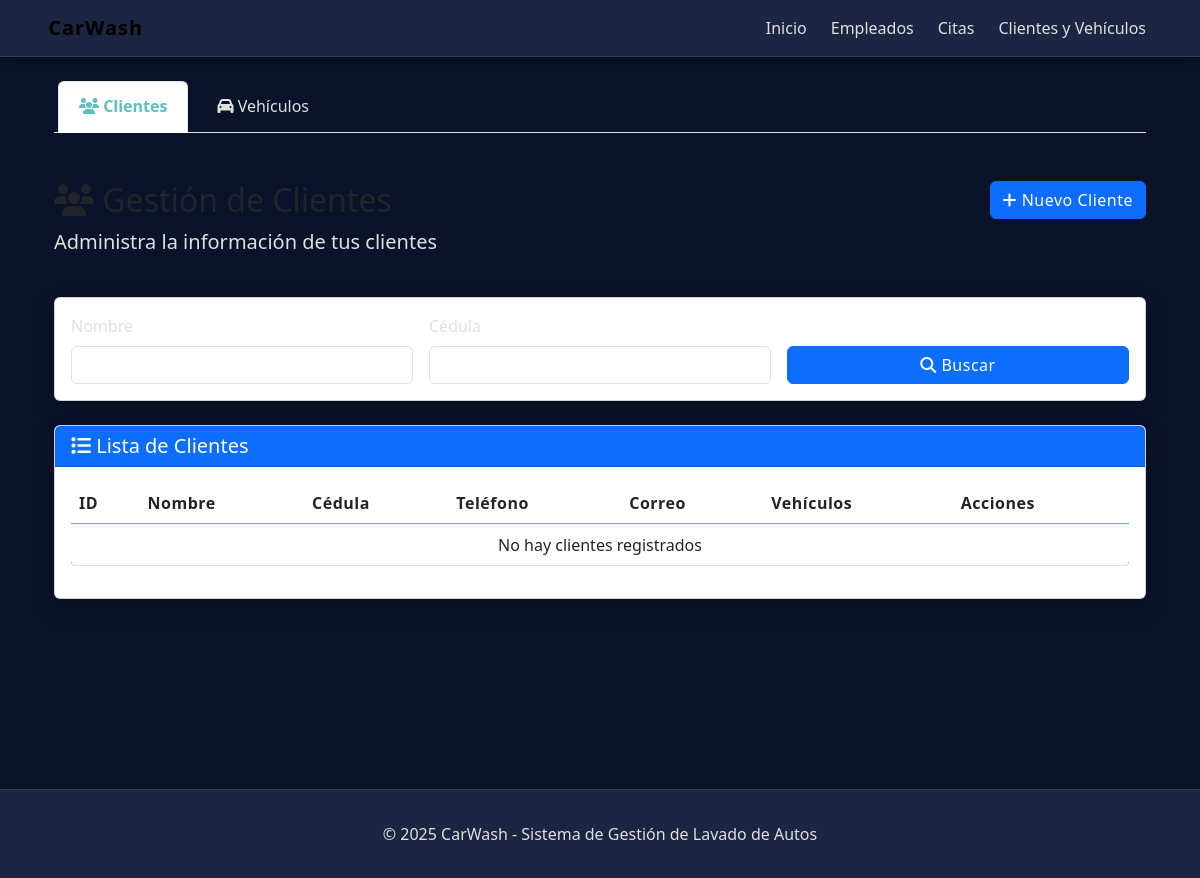
/bodega/, run on an earlier commit of the app's database.
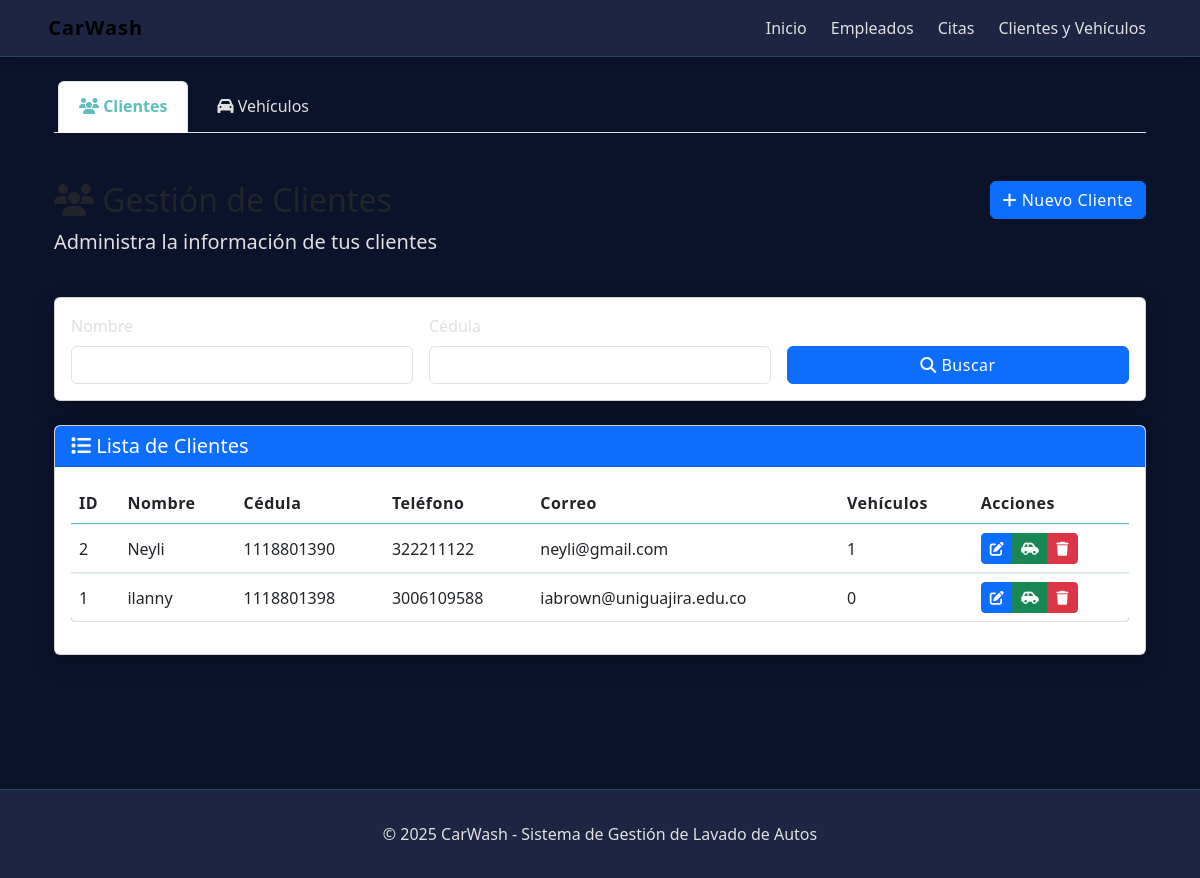
And on a later commit of the database.
### DbWash/models.py (models this page shows, shortened)
class Cliente(models.Model):
    nombre = models.CharField(max_length=100, null=False)
    cedula = models.CharField(max_length=15, null=False)
    direccion = models.CharField(max_length=200, null=False)
    telefono = models.CharField(max_length=15, null=False)
    correo = models.EmailField(max_length=100, null=False)

### CarWash/views.py (the view)
# urls.py: path('bodega/', views.bodega, name='bodega'),
def bodega(request):
    nombre_cliente = request.GET.get('nombre_cliente', '')
    cedula = request.GET.get('cedula', '')
    placa = request.GET.get('placa', '')
    marca = request.GET.get('marca', '')
    cliente_nombre = request.GET.get('cliente_nombre', '')
    tab = request.GET.get('tab', 'clientes')
    clientes_list = Cliente.objects.all().order_by('nombre')
    if nombre_cliente:
        clientes_list = clientes_list.filter(nombre__icontains=nombre_cliente)
    if cedula:
        clientes_list = clientes_list.filter(cedula__icontains=cedula)
    vehiculos_list = Vehiculo.objects.all().order_by('marca', 'modelo')
    if placa:
        vehiculos_list = vehiculos_list.filter(placa__icontains=placa)
    if marca:
        vehiculos_list = vehiculos_list.filter(marca__icontains=marca)
    if cliente_nombre:
        vehiculos_list = vehiculos_list.filter(cliente__nombre__icontains=cliente_nombre)
    paginator_clientes = Paginator(clientes_list, 10)
    page_clientes = request.GET.get('page')
    clientes = paginator_clientes.get_page(page_clientes)
    paginator_vehiculos = Paginator(vehiculos_list, 10)
    page_vehiculos = request.GET.get('page')
    vehiculos = paginator_vehiculos.get_page(page_vehiculos)
    context = {
        'clientes': clientes,
        'vehiculos': vehiculos,
        'tab': tab
    }
    return render(request, 'bodega.html', context)

### DbWash/models.py (called while the page is built)
    def __str__(self):
        return f"{self.marca} {self.modelo} ({self.placa})"

### templates/bodega.html (shortened to what this page needs)
{% extends "./layouts/base.html" %}
{% block content %}
    <div class="container">
        <ul class="nav nav-tabs mb-4" id="myTab" role="tablist">
            <li class="nav-item" role="presentation">
                <button class="nav-link active" id="clientes-tab" data-bs-toggle="tab" data-bs-target="#clientes" type="button" role="tab" aria-controls="clientes" aria-selected="true">
                    <i class="fas fa-users"></i> Clientes
                </button>
            </li>
            <li class="nav-item" role="presentation">
                <button class="nav-link" id="vehiculos-tab" data-bs-toggle="tab" data-bs-target="#vehiculos" type="button" role="tab" aria-controls="vehiculos" aria-selected="false">
                    <i class="fas fa-car"></i> Vehículos
                </button>
            </li>
        </ul>
        <div class="tab-content" id="myTabContent">
            <div class="tab-pane fade show active" id="clientes" role="tabpanel" aria-labelledby="clientes-tab">
                <div class="row mb-4">
                    <div class="col-md-8">
                        <h2><i class="fas fa-users"></i> Gestión de Clientes</h2>
                        <p class="lead">Administra la información de tus clientes</p>
                    </div>
                    <div class="col-md-4 text-end">
                        <button type="button" class="btn btn-primary" data-bs-toggle="modal" data-bs-target="#nuevoClienteModal">
                            <i class="fas fa-plus"></i> Nuevo Cliente
                        </button>
                    </div>
                </div>
                <div class="card mb-4">
                    <div class="card-body">
                        <form method="get" class="row g-3">
                            <div class="col-md-4">
                                <label for="nombre_cliente" class="form-label">Nombre</label>
                                <input type="text" class="form-control" id="nombre_cliente" name="nombre_cliente" value="{{ request.GET.nombre_cliente }}">
                            </div>
                            <div class="col-md-4">
                                <label for="cedula" class="form-label">Cédula</label>
                                <input type="text" class="form-control" id="cedula" name="cedula" value="{{ request.GET.cedula }}">
                            </div>
                            <div class="col-md-4 d-flex align-items-end">
                                <button type="submit" class="btn btn-primary w-100">
                                    <i class="fas fa-search"></i> Buscar
                                </button>
                            </div>
                        </form>
                    </div>
                </div>
                <div class="card">
                    <div class="card-header bg-primary text-white">
                        <h5 class="mb-0"><i class="fas fa-list"></i> Lista de Clientes</h5>
                    </div>
                    <div class="card-body">
                        <div class="table-responsive">
                            <table class="table table-hover">
                                <thead>
                                    <tr>
                                        <th>ID</th>
                                        <th>Nombre</th>
                                        <th>Cédula</th>
                                        <th>Teléfono</th>
                                        <th>Correo</th>
                                        <th>Vehículos</th>
                                        <th>Acciones</th>
                                    </tr>
                                </thead>
                                <tbody>
                                    {% if clientes %}
                                        {% for cliente in clientes %}
                                            <tr>
                                                <td>{{ cliente.id }}</td>
                                                <td>{{ cliente.nombre }}</td>
                                                <td>{{ cliente.cedula }}</td>
                                                <td>{{ cliente.telefono }}</td>
                                                <td>{{ cliente.correo }}</td>
                                                <td>{{ cliente.vehiculo_set.count }}</td>
                                                <td>
                                                    <div class="btn-group btn-group-sm">
                                                        <button class="btn btn-primary" data-bs-toggle="modal" data-bs-target="#editarClienteModal{{ cliente.id }}">
                                                            <i class="fas fa-edit"></i>
                                                        </button>
                                                        <button class="btn btn-success" data-bs-toggle="modal" data-bs-target="#agregarVehiculoModal{{ cliente.id }}">
                                                            <i class="fas fa-car-side"></i>
                                                        </button>
                                                        <button class="btn btn-danger" data-bs-toggle="modal" data-bs-target="#eliminarClienteModal{{ cliente.id }}">
                                                            <i class="fas fa-trash"></i>
                                                        </button>
                                                    </div>
                                                </td>
                                            </tr>
                                        {% endfor %}
                                    {% else %}
                                        <tr>
                                            <td colspan="7" class="text-center">No hay clientes registrados</td>
                                        </tr>
                                    {% endif %}
                                </tbody>
                            </table>
                        </div>
                    </div>
                </div>
            </div>
        </div>
    </div>
{% endblock %}

### templates/layouts/base.html (shortened to what this page needs)
<!DOCTYPE html>
<html lang="es">
<head>
    {% load static %}
    <link rel="stylesheet" href="{% static 'css/style.css' %}">
    <link href="https://cdn.jsdelivr.net/npm/bootstrap@5.3.0/dist/css/bootstrap.min.css" rel="stylesheet">
    <link rel="stylesheet" href="https://cdnjs.cloudflare.com/ajax/libs/font-awesome/6.4.0/css/all.min.css">
</head>
<body>
    <header>
        <nav class="navbar navbar-expand-lg">
            <div class="container">
                <a class="navbar-brand" href="{% url 'index' %}">
                     CarWash
                </a>
                <div class="collapse navbar-collapse" id="navbarNav">
                    <ul class="navbar-nav ms-auto">
                        <li class="nav-item">
                            <a class="nav-link" href="{% url 'index' %}">Inicio</a>
                        </li>
                        <li class="nav-item">
                            <a class="nav-link" href="{% url 'empleados' %}">Empleados</a>
                        </li>
                        <li class="nav-item">
                            <a class="nav-link" href="{% url 'citas' %}">Citas</a>
                        </li>
                        <li class="nav-item">
                            <a class="nav-link" href="{% url 'bodega' %}">Clientes y Vehículos</a>
                        </li>
                    </ul>
                </div>
            </div>
        </nav>
    </header>
    <main class="container mt-4">
        {% block content %}
        {% endblock %}
    </main>
    <footer>
        <div class="container">
            <p>&copy; 2025 CarWash - Sistema de Gestión de Lavado de Autos</p>
        </div>
    </footer>
</body>
</html>

### static/css/style.css (style rules this page uses)
:root { --primary-color: #3a506b; --secondary-color: #1c2541; --accent-color: #5bc0be; --highlight-color: #e3b505; --dark-color: #0b132b; --success-color: #2d936c; --danger-color: #e63946; --warning-color: #ffb703; --info-color: #4cc9f0; --bg-dark: #0b132b; --bg-card: #1c2541; --bg-element: #243055; --text-primary: #ffffff; --text-secondary: #e0e0e0; --text-muted: #a0b0c5; --border-color: rgba(91, 192, 190, 0.2); --shadow-color: rgba(0, 0, 0, 0.25); --glass-bg: rgba(91, 192, 190, 0.05); }
* { margin: 0; padding: 0; box-sizing: border-box; }
body { font-family: 'Poppins', 'Segoe UI', sans-serif; background: linear-gradient(135deg, var(--bg-dark) 0%, var(--dark-color) 100%); color: var(--text-primary); min-height: 100vh; display: flex; flex-direction: column; line-height: 1.6; }
main { flex: 1; padding: 2rem 0; min-height: calc(100vh - 140px); background: transparent; }
.container { width: 100%; padding: 0 2rem; margin: 0 auto; max-width: 1200px; }
.card { background: var(--bg-card); border-radius: 10px; box-shadow: 0 8px 20px var(--shadow-color); backdrop-filter: blur(8px); border: 1px solid var(--border-color); transition: all 0.3s ease; overflow: hidden; margin-bottom: 1.5rem; }
.card-header { background: var(--secondary-color); padding: 1rem 1.5rem; border-bottom: 1px solid var(--border-color); font-weight: 600; }
.card-body { padding: 1.5rem; }
.navbar { background: var(--bg-card); backdrop-filter: blur(8px); padding: 1rem 0; border-bottom: 1px solid var(--border-color); box-shadow: 0 4px 10px rgba(0, 0, 0, 0.2); }
.navbar-brand { color: var(--accent-color); font-size: 1.5rem; font-weight: 600; letter-spacing: 1px; }
.nav-link { color: var(--text-secondary) !important; font-weight: 500; padding: 0.5rem 1rem; margin: 0 0.25rem; border-radius: 5px; transition: all 0.3s ease; }
.nav-link:hover, .nav-link.active { color: var(--accent-color) !important; background: var(--glass-bg); }
.btn { padding: 0.625rem 1.25rem; border-radius: 5px; font-weight: 500; transition: all 0.3s ease; letter-spacing: 0.5px; border: none; }
.btn-primary { background: var(--primary-color); color: var(--text-primary); }
.btn-success { background: var(--success-color); color: var(--text-primary); }
.btn-danger { background: var(--danger-color); color: var(--text-primary); }
.table { width: 100%; margin-bottom: 1rem; color: var(--text-primary); border-collapse: separate; border-spacing: 0; border-radius: 5px; overflow: hidden; }
.table th { background: var(--secondary-color); padding: 1rem; font-weight: 600; letter-spacing: 0.5px; border-bottom: 2px solid var(--accent-color); }
.table td { padding: 0.75rem 1rem; color: var(--text-secondary); border-top: 1px solid var(--border-color); vertical-align: middle; }
.table tbody tr { background: var(--bg-card); transition: all 0.2s ease; }
.table-responsive { border-radius: 5px; overflow-x: auto; }
.form-control, .form-select { background: var(--bg-element); border: 1px solid var(--border-color); border-radius: 5px; padding: 0.625rem 1rem; color: var(--text-primary); transition: all 0.3s ease; }
.form-control::placeholder { color: var(--text-muted); opacity: 0.7; }
.form-label { color: var(--text-secondary); font-weight: 500; margin-bottom: 0.5rem; }
.bg-primary { background-color: var(--primary-color) !important; }
.nav-tabs { border-bottom: 1px solid var(--border-color); }
.nav-tabs .nav-link { color: var(--text-secondary); background: transparent; border: none; border-bottom: 3px solid transparent; border-radius: 0; padding: 0.75rem 1.25rem; font-weight: 500; transition: all 0.2s ease; }
.nav-tabs .nav-link.active { color: var(--accent-color); background: transparent; border-bottom: 3px solid var(--accent-color); font-weight: 600; }
.tab-content { padding: 1.5rem 0; }
footer { background: var(--secondary-color); padding: 2rem 0; margin-top: 3rem; border-top: 1px solid var(--border-color); }
footer p { color: var(--text-secondary); margin: 0; text-align: center; }
.text-white { color: var(--text-primary) !important; }
.lead { color: var(--text-secondary); font-weight: 400; }
h1, h2, h3, h4, h5, h6 { color: var(--text-primary); font-weight: 600; margin-bottom: 1rem; }

What changed in the data, as far as the page shows it:
added Cliente: id "2", nombre "Neyli", cedula "1118801390", telefono "322211122", correo "neyli@gmail.com", vehiculo_set.count "1"
added Cliente: id "1", nombre "ilanny", cedula "1118801398", telefono "3006109588", correo "iabrown@uniguajira.edu.co", vehiculo_set.count "0"
Also different on the page:
text no longer shown: "No hay clientes registrados"
